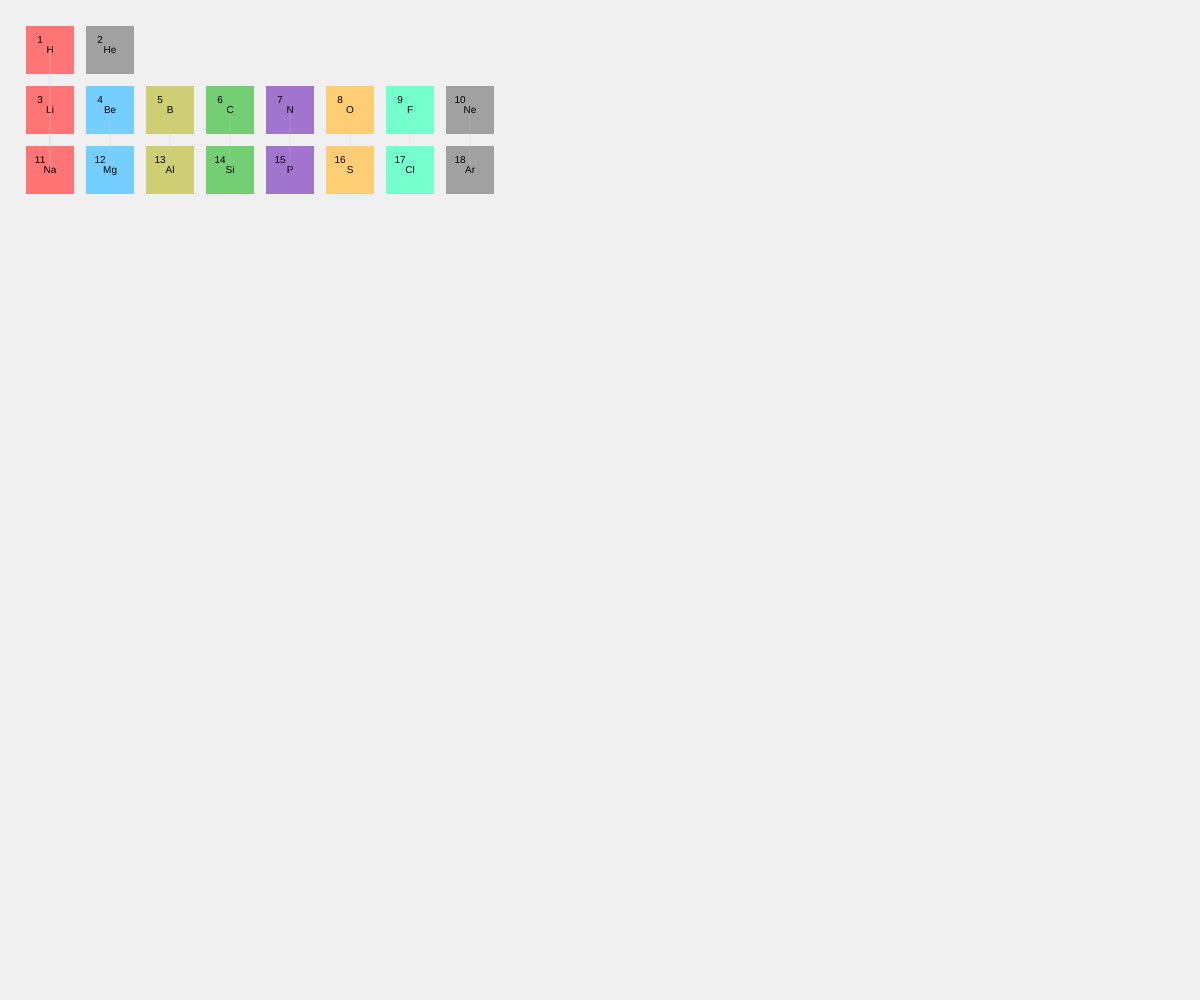
Frame 1 (no input)
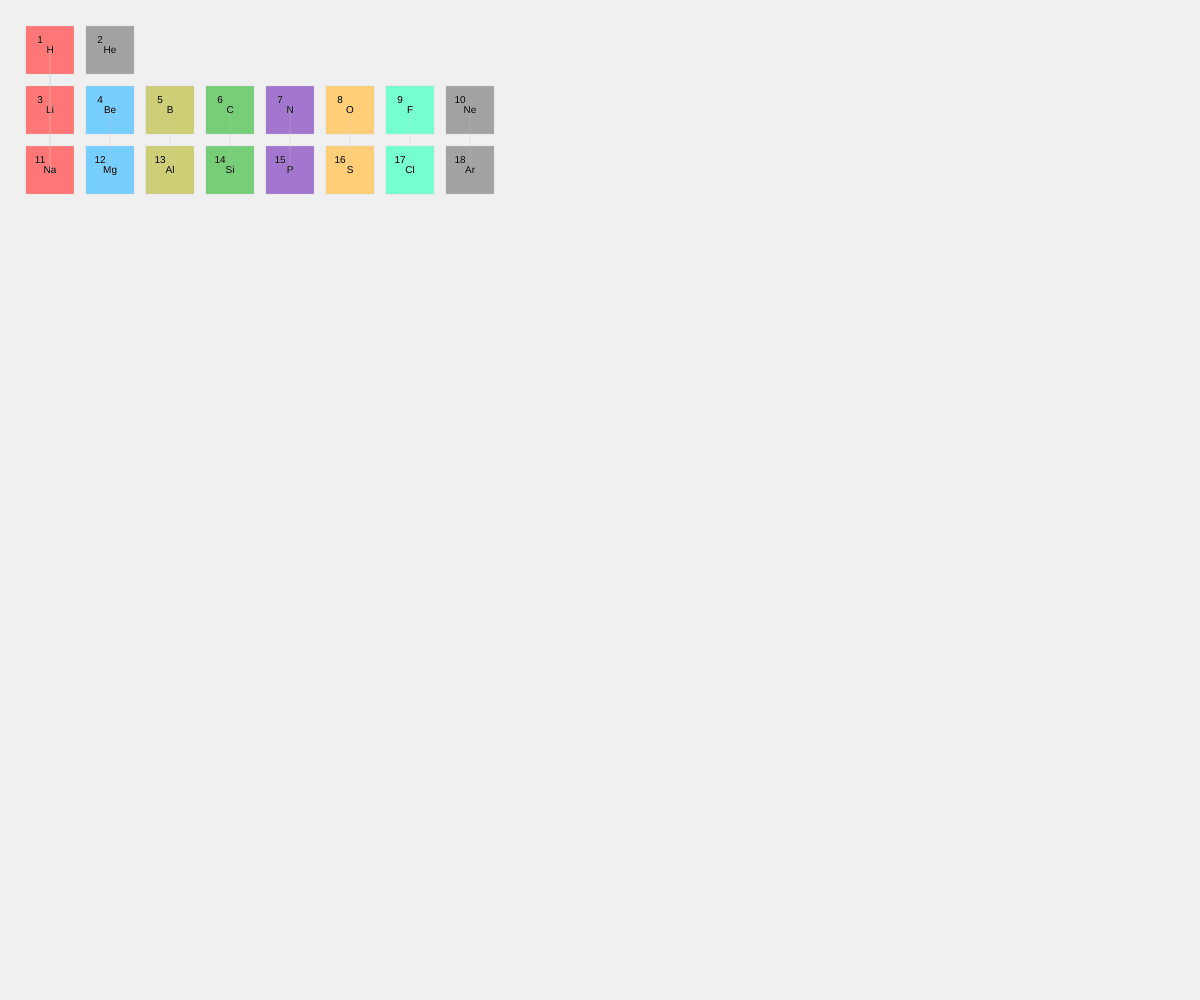
Frame 60 (no input)
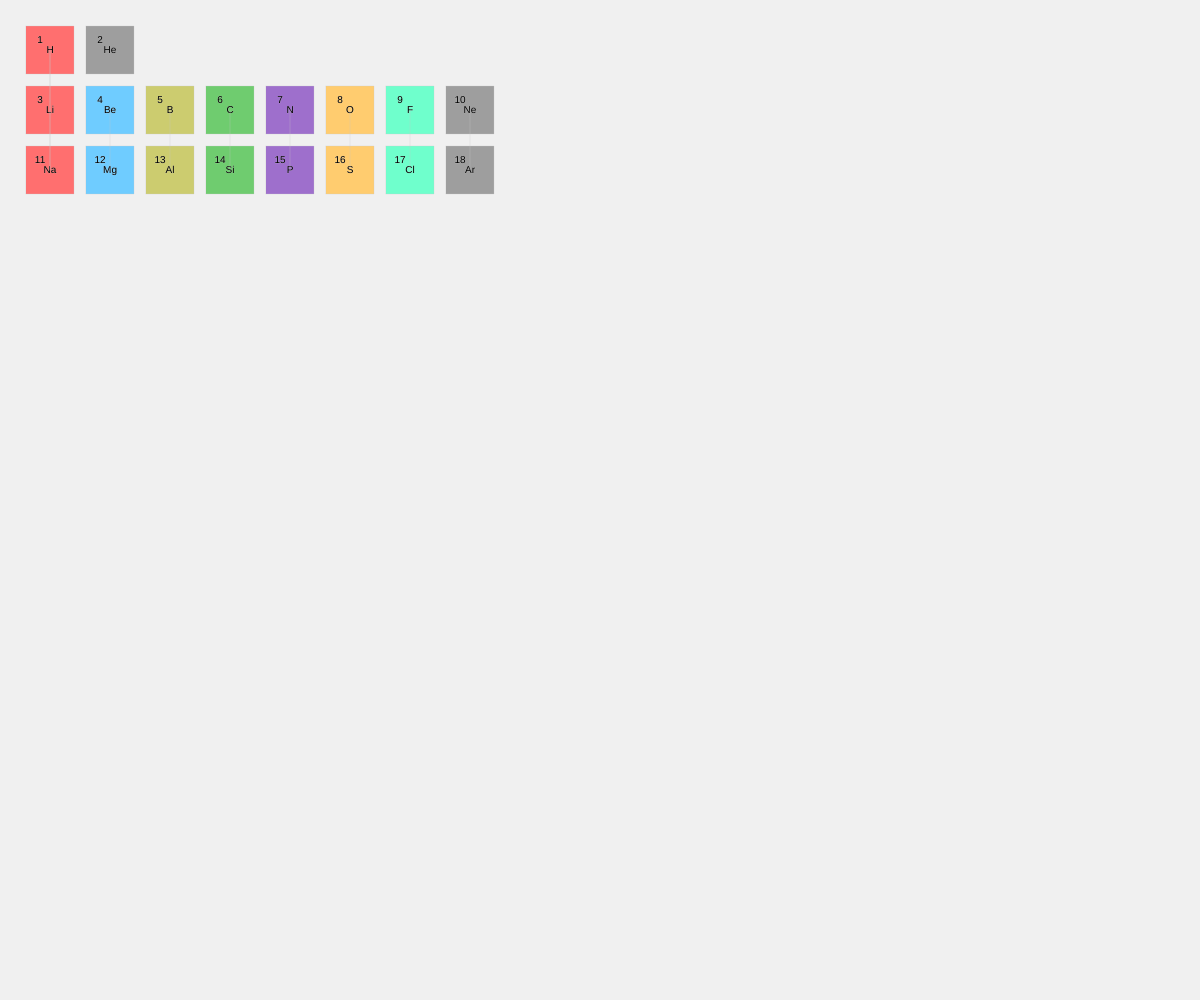
Frame 120 (the mouse pressed at the canvas centre since frame 60)

The p5.js sketch that drew these frames (run headless with seeded random() and noise() and a simulated clock; from frame 60 on, the mouse is pressed at the canvas centre):

// p5.js sketch
// ── sketch.js
const elements = [
  { symbol: 'H', number: 1, mass: 1.008, group: 1, config: '1s¹', x: 0, y: 0 },
  { symbol: 'He', number: 2, mass: 4.0026, group: 18, config: '1s²', x: 1, y: 0 },
  { symbol: 'Li', number: 3, mass: 6.94, group: 1, config: '1s² 2s¹', x: 0, y: 1 },
  { symbol: 'Be', number: 4, mass: 9.0122, group: 2, config: '1s² 2s²', x: 1, y: 1 },
  { symbol: 'B', number: 5, mass: 10.81, group: 13, config: '1s² 2s² 2p¹', x: 2, y: 1 },
  { symbol: 'C', number: 6, mass: 12.011, group: 14, config: '1s² 2s² 2p²', x: 3, y: 1 },
  { symbol: 'N', number: 7, mass: 14.007, group: 15, config: '1s² 2s² 2p³', x: 4, y: 1 },
  { symbol: 'O', number: 8, mass: 15.999, group: 16, config: '1s² 2s² 2p⁴', x: 5, y: 1 },
  { symbol: 'F', number: 9, mass: 18.998, group: 17, config: '1s² 2s² 2p⁵', x: 6, y: 1 },
  { symbol: 'Ne', number: 10, mass: 20.180, group: 18, config: '1s² 2s² 2p⁶', x: 7, y: 1 },
  { symbol: 'Na', number: 11, mass: 22.990, group: 1, config: '1s² 2s² 2p⁶ 3s¹', x: 0, y: 2 },
  { symbol: 'Mg', number: 12, mass: 24.305, group: 2, config: '1s² 2s² 2p⁶ 3s²', x: 1, y: 2 },
  { symbol: 'Al', number: 13, mass: 26.982, group: 13, config: '1s² 2s² 2p⁶ 3s² 3p¹', x: 2, y: 2 },
  { symbol: 'Si', number: 14, mass: 28.085, group: 14, config: '1s² 2s² 2p⁶ 3s² 3p²', x: 3, y: 2 },
  { symbol: 'P', number: 15, mass: 30.974, group: 15, config: '1s² 2s² 2p⁶ 3s² 3p³', x: 4, y: 2 },
  { symbol: 'S', number: 16, mass: 32.06, group: 16, config: '1s² 2s² 2p⁶ 3s² 3p⁴', x: 5, y: 2 },
  { symbol: 'Cl', number: 17, mass: 35.45, group: 17, config: '1s² 2s² 2p⁶ 3s² 3p⁵', x: 6, y: 2 },
  { symbol: 'Ar', number: 18, mass: 39.948, group: 18, config: '1s² 2s² 2p⁶ 3s² 3p⁶', x: 7, y: 2 }
];

let gridWidth = 8;
let gridHeight = 3;
let cellSize = 60;
let offsetX = 50;
let offsetY = 50;
let pulse = 0;
let selectedElement = null;

function setup() {
  createCanvas(windowWidth, windowHeight);
  rectMode(CENTER);
  textAlign(CENTER, CENTER);
  textSize(12);
  noStroke();
}

function draw() {
  background(240);
  
  // Update pulse animation
  pulse = (sin(frameCount * 0.05) + 1) * 0.1;
  
  // Draw grid of elements
  for (let i = 0; i < elements.length; i++) {
    const el = elements[i];
    const x = offsetX + el.x * cellSize;
    const y = offsetY + el.y * cellSize;
    
    // Base color based on group
    let baseColor;
    switch(el.group) {
      case 1: baseColor = color(255, 100, 100); break;   // Alkali metals
      case 2: baseColor = color(100, 200, 255); break;   // Alkaline earth
      case 13: baseColor = color(200, 200, 100); break;  // Boron group
      case 14: baseColor = color(100, 200, 100); break;  // Carbon group
      case 15: baseColor = color(150, 100, 200); break;  // Nitrogen group
      case 16: baseColor = color(255, 200, 100); break;  // Oxygen group
      case 17: baseColor = color(100, 255, 200); break;  // Halogens
      case 18: baseColor = color(150, 150, 150); break;  // Noble gases
      default: baseColor = color(200);
    }
    
    let drawColor = baseColor;
    if (selectedElement && selectedElement.number === el.number) {
      drawColor = lerpColor(drawColor, color(255), 0.7);
    } else {
      drawColor = lerpColor(drawColor, color(255), pulse);
    }
    
    fill(drawColor);
    rect(x, y, cellSize * 0.8, cellSize * 0.8);
    
    // Draw element info
    fill(0);
    textSize(10);
    text(el.number, x - 10, y - 10);
    text(el.symbol, x, y);
    
    if (selectedElement && selectedElement.number === el.number) {
      textSize(8);
      text(el.mass.toFixed(3), x, y + 15);
      text(el.config, x, y + 25);
    }
  }
  
  // Draw connections between related elements
  stroke(200, 150);
  strokeWeight(0.5);
  noFill();
  
  for (let i = 0; i < elements.length; i++) {
    const el1 = elements[i];
    
    // Connect to neighbors in same group
    for (let j = i + 1; j < elements.length; j++) {
      const el2 = elements[j];
      
      if (el1.group === el2.group && abs(el1.x - el2.x) <= 1) {
        const x1 = offsetX + el1.x * cellSize;
        const y1 = offsetY + el1.y * cellSize;
        const x2 = offsetX + el2.x * cellSize;
        const y2 = offsetY + el2.y * cellSize;
        
        line(x1, y1, x2, y2);
      }
    }
  }
}

function mousePressed() {
  let mouseX = pmouseX;
  let mouseY = pmouseY;
  
  for (let i = 0; i < elements.length; i++) {
    const el = elements[i];
    const x = offsetX + el.x * cellSize;
    const y = offsetY + el.y * cellSize;
    
    if (dist(mouseX, mouseY, x, y) < cellSize * 0.4) {
      selectedElement = el;
      return;
    }
  }
  
  // If clicked outside any element, deselect
  selectedElement = null;
}

function windowResized() {
  resizeCanvas(windowWidth, windowHeight);
}
